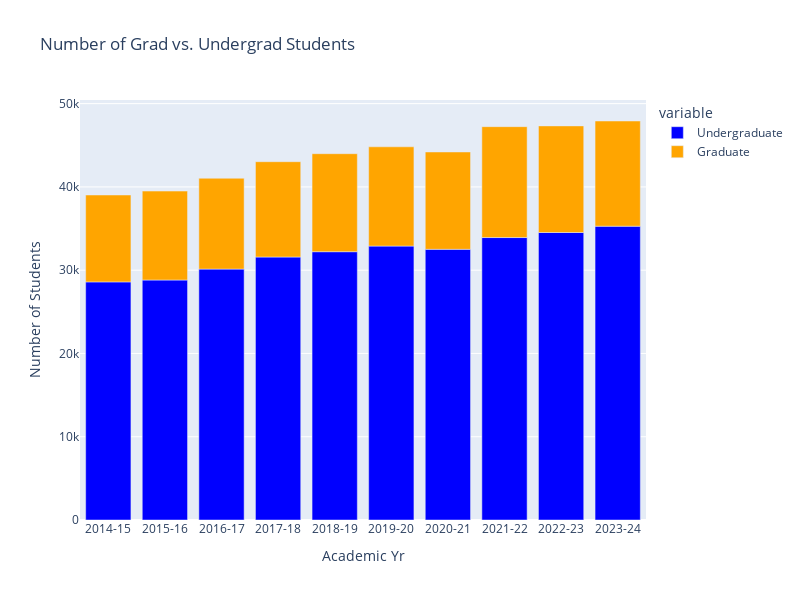

Notebook cell for this chart:
### Markdown cell above
## What is the historical distribution of graduate and undergraduate students at Berkeley?

### Code cell
university_grad_vs_ungrd = (university_majors.groupby(
    ['Academic Yr', 'Ungrad Grad'], as_index = False)[["Student Headcount"]]
                            .sum()
                           )

proportions = university_grad_vs_ungrd.pivot(index='Academic Yr', columns='Ungrad Grad', values='Student Headcount')
proportions['Total'] = proportions['Undergraduate'] + proportions['Graduate']
proportions['Undergrad Proportion'] = proportions['Undergraduate'] / proportions['Total']
proportions['Grad Proportion'] = proportions['Graduate'] / proportions['Total']


fig = px.bar(proportions.reset_index(), 
             x='Academic Yr', 
             y=['Undergraduate', 'Graduate'],
             title='Number of Grad vs. Undergrad Students',
             labels={'value': 'Number of Students'},
             color_discrete_map={'Undergraduate': 'blue', 'Graduate': 'orange'})

fig.update_layout(barmode='relative', autosize=False, width=800, height=600)
fig.show()

### Figure 1 — Plotly figure (JSON) as saved in the notebook; plotly's stock layout.template omitted (floating-point values rounded to 4 significant figures)
{"data": [{"alignmentgroup": "True", "hovertemplate": "variable=Undergraduate<br>Academic Yr=%{x}<br>Number of Students=%{y}<extra></extra>", "legendgroup": "Undergraduate", "marker": {"color": "blue", "pattern": {"shape": ""}}, "name": "Undergraduate", "offsetgroup": "Undergraduate", "orientation": "v", "showlegend": true, "textposition": "auto", "type": "bar", "x": ["2014-15", "2015-16", "2016-17", "2017-18", "2018-19", "2019-20", "2020-21", "2021-22", "2022-23", "2023-24"], "xaxis": "x", "y": [28595, 28818, 30132, 31581, 32220.0, 32896, 32510.0, 33920, 34520.0, 35280.0], "yaxis": "y"}, {"alignmentgroup": "True", "hovertemplate": "variable=Graduate<br>Academic Yr=%{x}<br>Number of Students=%{y}<extra></extra>", "legendgroup": "Graduate", "marker": {"color": "orange", "pattern": {"shape": ""}}, "name": "Graduate", "offsetgroup": "Graduate", "orientation": "v", "showlegend": true, "textposition": "auto", "type": "bar", "x": ["2014-15", "2015-16", "2016-17", "2017-18", "2018-19", "2019-20", "2020-21", "2021-22", "2022-23", "2023-24"], "xaxis": "x", "y": [10434, 10681, 10910.0, 11446, 11770.0, 11920, 11689, 13316, 12802, 12633], "yaxis": "y"}], "layout": {"autosize": false, "barmode": "relative", "height": 600, "legend": {"title": {"text": "variable"}, "tracegroupgap": 0}, "title": {"text": "Number of Grad vs. Undergrad Students"}, "width": 800, "xaxis": {"anchor": "y", "domain": [0, 1], "title": {"text": "Academic Yr"}}, "yaxis": {"anchor": "x", "domain": [0, 1], "title": {"text": "Number of Students"}}}}
